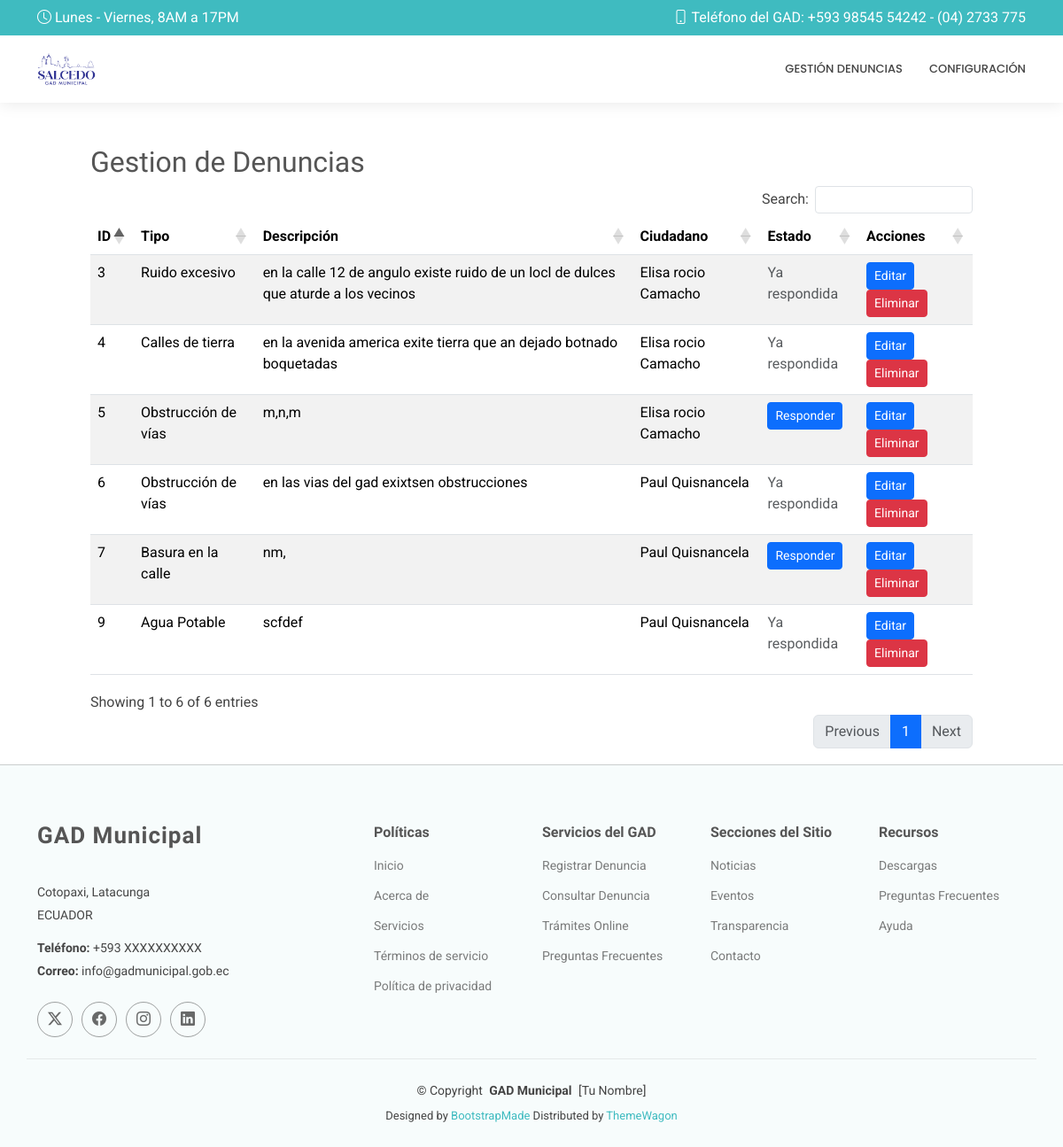
Before: /panel_funcionario/ with the older database file.
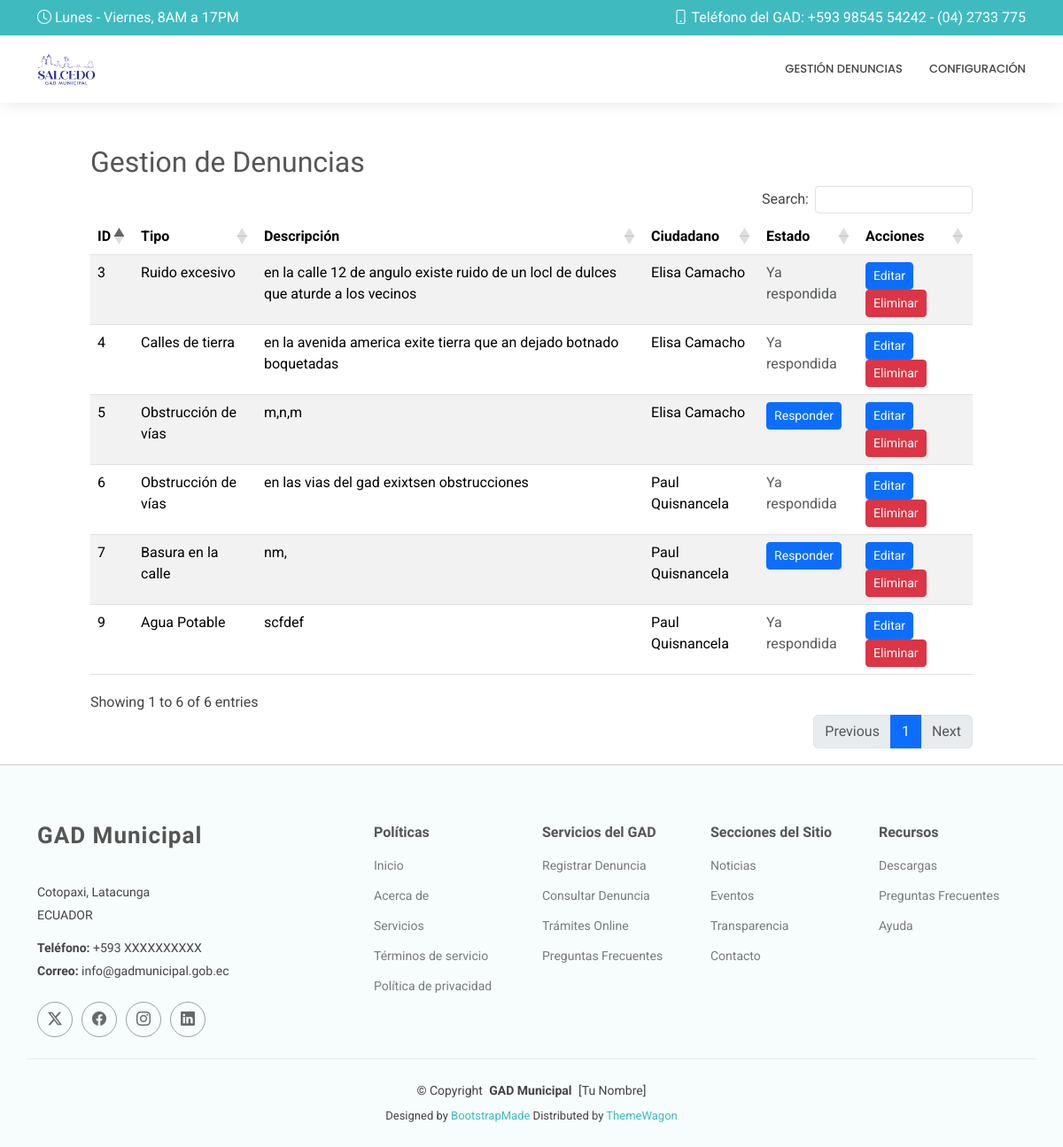
After: the same page with the newer database file.
### Aplicaciones/Denuncias/models.py (models this page shows, shortened)
class Denuncia(models.Model):
    id = models.AutoField(primary_key=True)
    ciudadano = models.ForeignKey(Ciudadano, on_delete=models.CASCADE)
    tipo = models.CharField(max_length=100)
    descripcion = models.TextField()
    latitud = models.FloatField()
    longitud = models.FloatField()
    referencia = models.CharField(max_length=255)
    estado = models.CharField(max_length=50, default='Pendiente')
    fecha_creacion = models.DateTimeField(auto_now_add=True)

### Aplicaciones/Usuarios/models.py (models this page shows, shortened)
class Ciudadano(models.Model):
    id = models.AutoField(primary_key=True)
    cedula = models.CharField(max_length=10, unique=True)
    nombre = models.CharField(max_length=100)
    apellido = models.CharField(max_length=100)
    correo = models.EmailField(unique=True)
    contrasena = models.CharField(max_length=128)

### Aplicaciones/Denuncias/views.py (the view)
# urls.py: path('panel_funcionario/', views.panel_funcionario, name='panel_funcionario'),
def panel_funcionario(request):
    denuncias = Denuncia.objects.all()
    return render(request, "panel_funcionario.html", {"denuncias": denuncias})

### Aplicaciones/Denuncias/templates/panel_funcionario.html (shortened to what this page needs)
{% extends "plantilla2.html" %}
{% block contenido %}
<br>
<br>
    <div class="row">
        <div class="col-md-1"></div>
        <div class="col-md-10">
            <h2>Gestion de Denuncias</h2>
            <table class="table table-striped" id="tbl_denuncias">
                <thead>
                    <tr>
                        <th>ID</th>
                        <th>Tipo</th>
                        <th>Descripción</th>
                        <th>Ciudadano</th>
                        <th>Estado</th>
                        <th>Acciones</th>
                    </tr>
                </thead>
                <tbody>
                    {% for denuncia in denuncias %}
                    <tr>
                        <td>{{ denuncia.id }}</td>
                        <td>{{ denuncia.tipo }}</td>
                        <td>{{ denuncia.descripcion }}</td>
                        <td>{{ denuncia.ciudadano.nombre }} {{ denuncia.ciudadano.apellido }}</td>
                        <td>{% if denuncia.estado == "Pendiente" %}
                            <a href="{% url 'responder_denuncia' denuncia.id %}" class="btn btn-sm btn-primary">
                                Responder
                            </a>
                        {% else %}
                            <span class="text-muted">Ya respondida</span>
                        {% endif %}
                        </td>
                        <td>
                            <a href="{% url 'editar_denuncia' denuncia.id %}" class="btn btn-primary btn-sm">Editar</a>
                            <a href="#" class="btn btn-danger btn-sm" onclick="confirmarEliminacion('{{ denuncia.id }}')">Eliminar</a>
                        </td>
                    </tr>
                    {% endfor %}
                </tbody>
            </table>
        </div>
        <div class="col-md-1"></div>
    </div>
{% endblock %}

### Aplicaciones/Usuarios/templates/plantilla2.html (shortened to what this page needs)
{% load static %}
<!DOCTYPE html>
<html lang="es">
<head>
  <link href="{% static 'plantilla/MediCio/assets/vendor/bootstrap/css/bootstrap.min.css' %}" rel="stylesheet">
  <link href="{% static 'plantilla/MediCio/assets/vendor/bootstrap-icons/bootstrap-icons.css' %}" rel="stylesheet">
  <link href="{% static 'plantilla/MediCio/assets/vendor/aos/aos.css' %}" rel="stylesheet">
  <link href="{% static 'plantilla/MediCio/assets/vendor/fontawesome-free/css/all.min.css' %}" rel="stylesheet">
  <link href="{% static 'plantilla/MediCio/assets/vendor/glightbox/css/glightbox.min.css' %}" rel="stylesheet">
  <link href="{% static 'plantilla/MediCio/assets/vendor/swiper/swiper-bundle.min.css' %}" rel="stylesheet">
  <link href="{% static 'plantilla/MediCio/assets/css/main.css' %}" rel="stylesheet">
    <link rel="stylesheet" href="https://cdnjs.cloudflare.com/ajax/libs/bootstrap-fileinput/5.5.4/css/fileinput.min.css" />
    <link rel="stylesheet" href="https://cdn.datatables.net/1.13.7/css/dataTables.bootstrap5.min.css">
    <link rel="stylesheet" href="https://cdn.datatables.net/buttons/2.4.2/css/buttons.dataTables.min.css">
</head>
<body class="index-page">
  <header id="header" class="header sticky-top">
    <div class="topbar d-flex align-items-center">
      <div class="container d-flex justify-content-center justify-content-md-between">
        <div class="d-none d-md-flex align-items-center">
          <i class="bi bi-clock me-1"></i> Lunes - Viernes, 8AM a 17PM
        </div>
        <div class="d-flex align-items-center">
          <i class="bi bi-phone me-1"></i> Teléfono del GAD: +593 98545 54242 - (04) 2733 775
        </div>
      </div>
    </div>
    <div class="branding d-flex align-items-center">
      <div class="container position-relative d-flex align-items-center justify-content-end">
        <a href="/" class="logo d-flex align-items-center me-auto">
          <img src="{% static 'img/logog.png' %}" alt="Logo GAD Municipal">
        </a>
        <nav id="navmenu" class="navmenu">
          <ul>
              {% if request.session.es_admin %}
                    <li><a href="/panel_funcionario/">Gestión Denuncias</a></li>
                    <li><a href="/usuarios_lista/">Administrar Usuarios</a></li>
                    <li><a href="/funcionarios_lista/">Administrar Funcionarios</a></li>
                    <li><a href="/reporte_denuncias_completo/">Reporte de Denuncias</a></li>
                    <li><a href="/menu/">Cerrar Sesión</a></li>
              {% else %}
                    <li><a href="/panel_funcionario/">Gestión Denuncias</a></li>
                    <li class="dropdown">
                      <a href="#" class="">Configuración</a>
                  </li>
               {% endif %}
          </ul>
        </nav>
      </div>
    </div>
  </header>
  {% block contenido %}
  {% endblock %}
<footer id="footer" class="footer light-background">
<hr>
<div class="container footer-top">
  <div class="row gy-4">
    <div class="col-lg-4 col-md-6 footer-about">
      <a href="/" class="logo d-flex align-items-center">
        <span class="sitename">GAD Municipal</span>
      </a>
      <div class="footer-contact pt-3">
        <p>Cotopaxi, Latacunga</p>
        <p>ECUADOR</p>
        <p class="mt-3"><strong>Teléfono:</strong> <span>+593 XXXXXXXXXX</span></p>
        <p><strong>Correo:</strong> <span>info@gadmunicipal.gob.ec</span></p>
      </div>
      <div class="social-links d-flex mt-4">
        <a href="#"><i class="bi bi-twitter-x"></i></a>
        <a href="#"><i class="bi bi-facebook"></i></a>
        <a href="#"><i class="bi bi-instagram"></i></a>
        <a href="#"><i class="bi bi-linkedin"></i></a>
      </div>
    </div>
    <div class="col-lg-2 col-md-3 footer-links">
      <h4>Políticas</h4>
      <ul>
        <li><a href="/">Inicio</a></li>
        <li><a href="#">Acerca de</a></li>
        <li><a href="#">Servicios</a></li>
        <li><a href="#">Términos de servicio</a></li>
        <li><a href="#">Política de privacidad</a></li>
      </ul>
    </div>
    <div class="col-lg-2 col-md-3 footer-links">
      <h4>Servicios del GAD</h4>
      <ul>
        <li><a href="/denuncias/nueva/">Registrar Denuncia</a></li>
        <li><a href="/denuncias/">Consultar Denuncia</a></li>
        <li><a href="#">Trámites Online</a></li>
        <li><a href="#">Preguntas Frecuentes</a></li>
      </ul>
    </div>
    <div class="col-lg-2 col-md-3 footer-links">
      <h4>Secciones del Sitio</h4>
      <ul>
        <li><a href="#">Noticias</a></li>
        <li><a href="#">Eventos</a></li>
        <li><a href="#">Transparencia</a></li>
        <li><a href="#">Contacto</a></li>
      </ul>
    </div>
    <div class="col-lg-2 col-md-3 footer-links">
      <h4>Recursos</h4>
      <ul>
        <li><a href="#">Descargas</a></li>
        <li><a href="#">Preguntas Frecuentes</a></li>
        <li><a href="#">Ayuda</a></li>
      </ul>
    </div>
  </div>
</div>
<div class="container copyright text-center mt-4">
  <p>© <span>Copyright</span> <strong class="px-1 sitename">GAD Municipal</strong> <span>[Tu Nombre]</span></p>
  <div class="credits">
    Designed by <a href="https://bootstrapmade.com/">BootstrapMade</a> Distributed by <a href="https://themewagon.com">ThemeWagon</a>
  </div>
</div>
</footer>
</body>
</html>

### DenunciasG/static/plantilla/MediCio/assets/css/main.css (style rules this page uses)
:root { --default-font: "Roboto", system-ui, -apple-system, "Segoe UI", Roboto, "Helvetica Neue", Arial, "Noto Sans", "Liberation Sans", sans-serif, "Apple Color Emoji", "Segoe UI Emoji", "Segoe UI Symbol", "Noto Color Emoji"; --heading-font: "Raleway", sans-serif; --nav-font: "Poppins", sans-serif; }
:root { --background-color: #ffffff; --default-color: #444444; --heading-color: #555555; --accent-color: #3fbbc0; --surface-color: #ffffff; --contrast-color: #ffffff; }
:root { --nav-color: #444444; --nav-hover-color: #3fbbc0; --nav-mobile-background-color: #ffffff; --nav-dropdown-background-color: #ffffff; --nav-dropdown-color: #444444; --nav-dropdown-hover-color: #3fbbc0; }
.light-background { --background-color: #f7fcfc; --surface-color: #ffffff; }
:root { scroll-behavior: smooth; }
body { color: var(--default-color); background-color: var(--background-color); font-family: var(--default-font); }
a { color: var(--accent-color); text-decoration: none; transition: 0.3s; }
h1, h2, h3, h4, h5, h6 { color: var(--heading-color); font-family: var(--heading-font); }
.header { color: var(--default-color); background-color: var(--background-color); transition: all 0.5s; z-index: 997; box-shadow: 0px 0 18px rgba(0, 0, 0, 0.1); }
.header .topbar { background-color: var(--accent-color); color: var(--contrast-color); height: 40px; padding: 0; transition: all 0.5s; }
.header .branding { min-height: 60px; padding: 10px 0; }
.header .logo { line-height: 1; }
.header .logo img { max-height: 36px; margin-right: 8px; }
@media (min-width: 1200px) { .navmenu { padding: 0; } }
@media (min-width: 1200px) { .navmenu ul { margin: 0; padding: 0; display: flex; list-style: none; align-items: center; } }
@media (min-width: 1200px) { .navmenu li { position: relative; } }
@media (min-width: 1200px) { .navmenu a, .navmenu a:focus { color: var(--nav-color); padding: 18px 15px; font-size: 13px; font-family: var(--nav-font); font-weight: 500; text-transform: uppercase; display: flex; align-items: center; justify-content: space-between; white-space: nowrap; transition: 0.3s; } }
@media (min-width: 1200px) { .navmenu li:last-child a { padding-right: 0; } }
.footer { color: var(--default-color); background-color: var(--background-color); font-size: 14px; position: relative; }
.footer .footer-top { padding-top: 50px; }
.footer .footer-about .logo { line-height: 1; margin-bottom: 25px; }
.footer .footer-about .logo span { color: var(--heading-color); font-family: var(--heading-font); font-size: 26px; font-weight: 700; letter-spacing: 1px; }
.footer .footer-about p { font-size: 14px; font-family: var(--heading-font); }
.footer .social-links a { display: flex; align-items: center; justify-content: center; width: 40px; height: 40px; border-radius: 50%; border: 1px solid color-mix(in srgb, var(--default-color), transparent 50%); font-size: 16px; color: color-mix(in srgb, var(--default-color), transparent 20%); margin-right: 10px; transition: 0.3s; }
.footer h4 { font-size: 16px; font-weight: bold; position: relative; padding-bottom: 12px; }
.footer .footer-links { margin-bottom: 30px; }
.footer .footer-links ul { list-style: none; padding: 0; margin: 0; }
.footer .footer-links ul li { padding: 10px 0; display: flex; align-items: center; }
.footer .footer-links ul li:first-child { padding-top: 0; }
.footer .footer-links ul a { color: color-mix(in srgb, var(--default-color), transparent 30%); display: inline-block; line-height: 1; }
.footer .footer-contact p { margin-bottom: 5px; }
.footer .copyright { padding: 25px 0; border-top: 1px solid color-mix(in srgb, var(--default-color), transparent 90%); }
.footer .copyright p { margin-bottom: 0; }
.footer .credits { margin-top: 8px; font-size: 13px; }

### Aplicaciones/Usuarios/templates/plantilla2.html (style rules this page uses)
.dropdown { position: relative; display: inline-block; }

Changed rows visible on the page:
changed through a linked row, Denuncia "Ruido excesivo": ciudadano.nombre "Elisa rocio" → "Elisa"
changed through a linked row, Denuncia "Calles de tierra": ciudadano.nombre "Elisa rocio" → "Elisa"
changed through a linked row, Denuncia id 5: ciudadano.nombre "Elisa rocio" → "Elisa"
